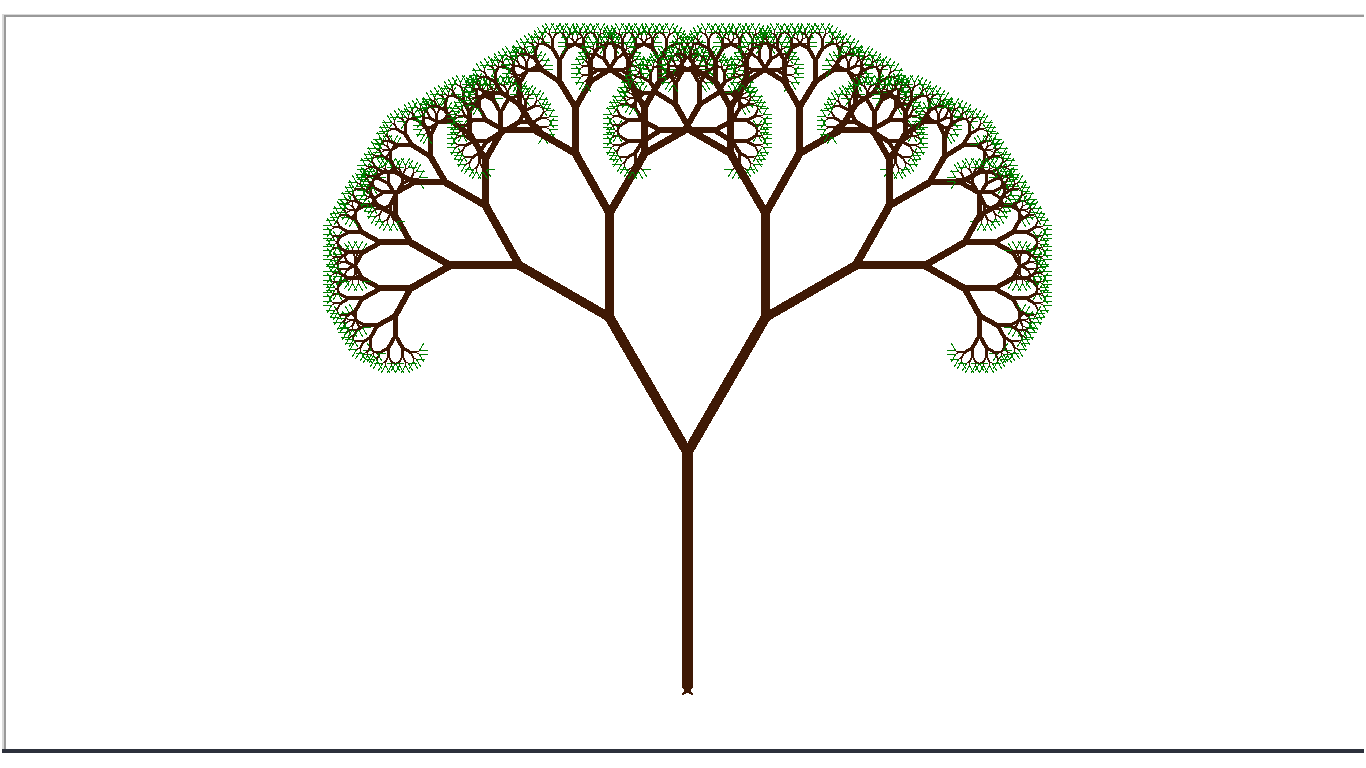

Reproduce this figure in Python.
from turtle import *
speed(0)
angle = 30  
color('#3f1905')
def arbre(n,longueur):
    if n==0:
        color('green')
        forward(longueur)
        backward(longueur)
        color('#3f1905')
    else:
        width(n)
        forward(longueur/3)
        left(angle)
        arbre(n-1,longueur*2/3)
        right(2*angle)
        arbre(n-1,longueur*2/3)
        left(angle)
        backward(longueur/3)
hideturtle()
up()
right(90) 
forward(300)
left(180)
down()
arbre(11,700)
showturtle()
mainloop()
